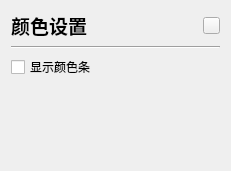
   <widget class="QWidget" name="wgt_colorSetting" native="true">
    <property name="geometry">
     <rect>
      <x>360</x>
      <y>60</y>
      <width>231</width>
      <height>171</height>
     </rect>
    </property>
    <layout class="QVBoxLayout" name="verticalLayout_2" stretch="0,0,0,1">
     <item>
      <layout class="QHBoxLayout" name="horizontalLayout_3">
       <item>
        <widget class="QLabel" name="titleLabel_3">
         <property name="styleSheet">
          <string notr="true">font: bold 14pt;</string>
         </property>
         <property name="text">
          <string>颜色设置</string>
         </property>
         <property name="alignment">
          <set>Qt::AlignmentFlag::AlignCenter</set>
         </property>
        </widget>
       </item>
       <item>
        <spacer name="horizontalSpacer_3">
         <property name="orientation">
          <enum>Qt::Orientation::Horizontal</enum>
         </property>
         <property name="sizeHint" stdset="0">
          <size>
           <width>40</width>
           <height>20</height>
          </size>
         </property>
        </spacer>
       </item>
       <item>
        <widget class="QPushButton" name="btn_closeColorSetting">
         <property name="minimumSize">
          <size>
           <width>17</width>
           <height>17</height>
          </size>
         </property>
         <property name="maximumSize">
          <size>
           <width>17</width>
           <height>17</height>
          </size>
         </property>
         <property name="font">
          <font>
           <bold>true</bold>
          </font>
         </property>
         <property name="styleSheet">
          <string notr="true">border-image: url(:/images/btn_close.png);</string>
         </property>
         <property name="text">
          <string/>
         </property>
        </widget>
       </item>
      </layout>
     </item>
     <item>
      <widget class="Line" name="line_4">
       <property name="orientation">
        <enum>Qt::Orientation::Horizontal</enum>
       </property>
      </widget>
     </item>
     <item>
      <widget class="QCheckBox" name="checkBox">
       <property name="text">
        <string>显示颜色条</string>
       </property>
      </widget>
     </item>
     <item>
      <widget class="GradientEditorWidget" name="wgt_gradientEditor" native="true"/>
     </item>
    </layout>
   </widget>
